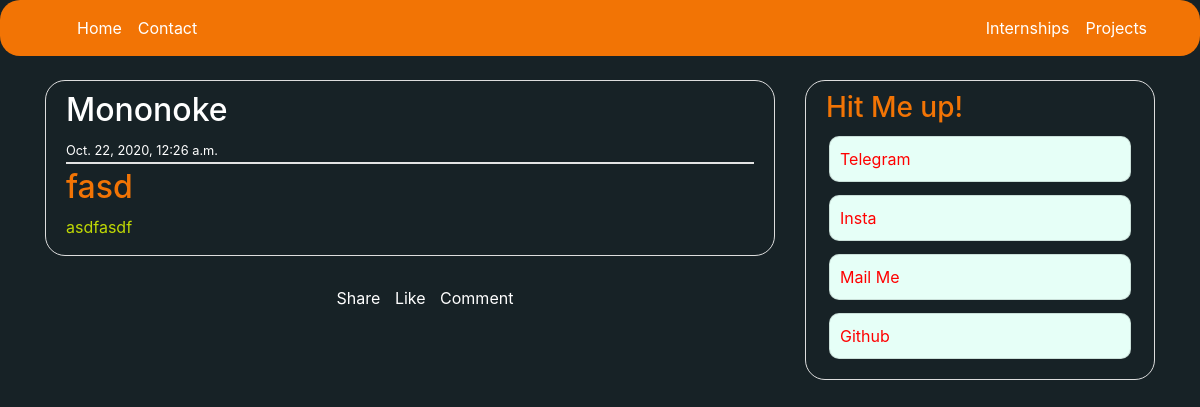
The app's page /blog/2/ with its own data.
### blog/models.py (models this page shows, shortened)
class Post(models.Model):
    title = models.CharField(max_length=50)
    data = models.TextField()
    date_posted = models.DateTimeField(auto_now_add=True)
    class Meta:
        ordering = ['-date_posted']

### blog/views.py (the view)
# urls.py: path('<int:pk>/',PostView.as_view(),name='blog-mapper'),
class PostView(DetailView):
    model = Post
    template_name = 'blog/separate_view.html'

### blog/templates/blog/separate_view.html (shortened to what this page needs)
{% extends "blog/blog-base.html" %}
{% load social_share %}
{% block content %}
  <article class="media content-section">
    <div class="media-body">
      <div class="article-metadata">
        <h2>Mononoke</h2>
        <small class="date-class">{{object.date_posted }}</small>
      </div>
      <h2 class="article-title"></a>{{object.title }}</h2>
      <p class="article-content">{{ object.data }}</p>
      </div>
    </article>
    <ul class="additional-things">
      <li class="nav"id="navicon">Share</li>
      <li>Like</li>
      <li>Comment</li>
    </ul>
    <br>
    <br>
{% endblock content %}

### blog/static/blog/blog.css (style rules this page uses)
body { background:#172226; color: white; margin-top: 5rem; }
h1, h2, h3, h4, h5, h6 { color:white; }
.date-class { color:rgb(255, 255, 255); }
ul { margin: 0; }
.content-section { background:#172226; padding: 10px 20px; border: 1px solid #dddddd; border-radius: 20px; margin-bottom: 30px; padding-bottom:0px; }
.article-title { color: #F27405; }
.article-content { white-space: pre-line; color:#C0D904; }
.article-metadata { padding-bottom: 1px; margin-bottom: 4px; border-bottom: 2px solid #e3e3e3; }
.additional-things { list-style-type: none; text-align: center; }
.additional-things li { display: inline; margin-right: 10px; transition: all 0.5s; }

### records on screen
Post: date_posted "Oct. 22, 2020, 12:26 a.m.", title "fasd", data "asdfasdf"
